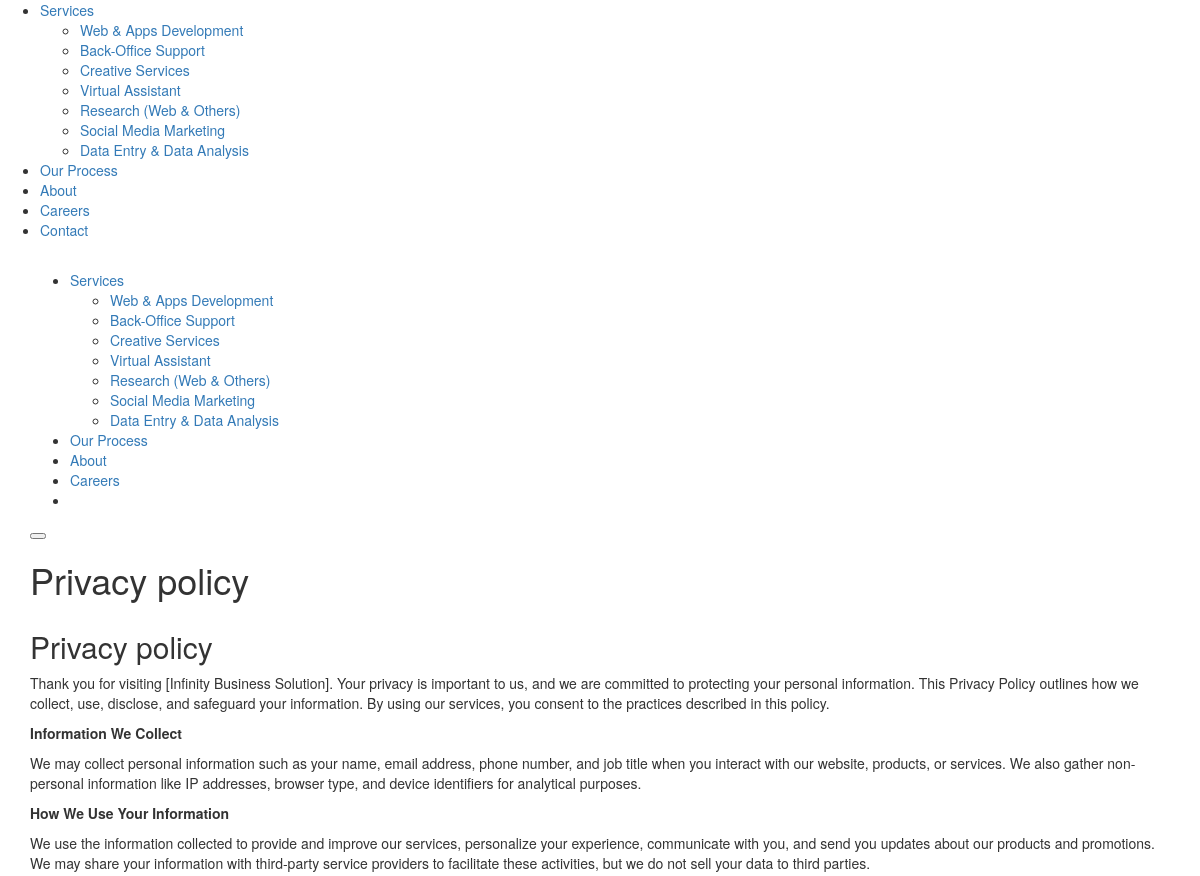
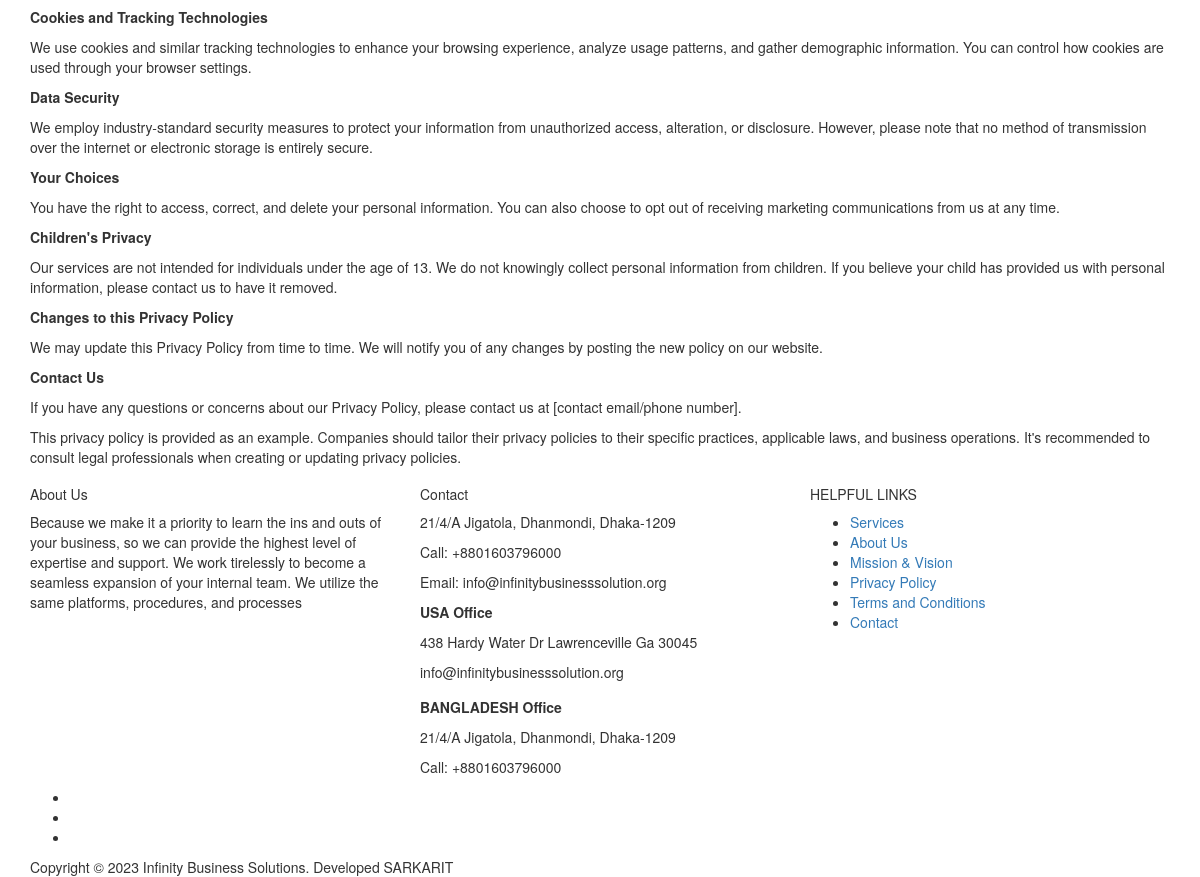
Screenshot of /privacyPolicy.php with the database file from the repository (2 pictures, top to bottom).
### tables this page shows
CREATE TABLE `services` (
  `id` int NOT NULL,
  `title` varchar(255) DEFAULT NULL,
  `photo` varchar(255) DEFAULT NULL,
  `service_color` varchar(255) DEFAULT NULL,
  `short_title` varchar(255) DEFAULT NULL,
  `description` text,
  `activity` int DEFAULT '1',
  `create_at` timestamp NULL DEFAULT CURRENT_TIMESTAMP,
  `update_date` varchar(255) DEFAULT NULL
);

CREATE TABLE `website_setting` (
  `id` int NOT NULL,
  `name` varchar(255) NOT NULL,
  `admin` varchar(255) DEFAULT NULL,
  `url` varchar(255) NOT NULL,
  `mobile` varchar(255) DEFAULT NULL,
  `email` varchar(255) DEFAULT NULL,
  `address` varchar(255) DEFAULT NULL,
  `logo` varchar(255) DEFAULT NULL,
  `copyright` varchar(255) DEFAULT NULL,
  `facebook` varchar(255) DEFAULT NULL,
  `google` varchar(255) DEFAULT NULL,
  `twitter` varchar(255) DEFAULT NULL,
  `instgram` varchar(255) DEFAULT NULL,
  `linkedin` varchar(255) DEFAULT NULL,
  `update_at` varchar(255) DEFAULT NULL
);

CREATE TABLE `pages` (
  `id` int NOT NULL,
  `title` varchar(255) DEFAULT NULL,
  `description` text NOT NULL,
  `photo` varchar(255) DEFAULT NULL,
  `type` int NOT NULL DEFAULT '1',
  `activity` int DEFAULT '1',
  `create_at` timestamp NULL DEFAULT CURRENT_TIMESTAMP,
  `update_date` varchar(255) DEFAULT NULL
);

### privacyPolicy.php (the view, shortened to what this page needs)
<?php
include_once 'include/functions.php';
$query ="SELECT * FROM pages WHERE id = 10";
$results = $mysqli->query($query);
$about = $results->fetch_assoc();
?>
<!DOCTYPE html>
<html lang="en-US">
<?php include ("include/css_file.php"); ?>
	<body>
		<?php include ("include/header.php"); ?>
		<div class="page-head " style="background-image:url('<?php echo $weburl; ?>images/all/terms-and-conditions.png');">
			<div class="inner-desc">
				<div class="container">
					<h1 class="page-title"><?php echo $about['title']; ?></h1>
				</div>
			</div>
		</div>
		<div class="page-holder custom-page-template page-full fullscreen-page clearfix">
			<section class="section-holder">
				<div class="container">
					<div class="row align-items-center">
						<div class="col-lg-12">
							<h2 class="section-heading-title margin-b16"><?php echo $about['title']; ?></h2>
							<p><?php echo $about['description']; ?></p>
						</div>
					</div>
				</div>
			</section>
		</div>
		<?php include ("include/footer.php"); ?>
	</body>
</html>

### include/header.php (shortened to what this page needs)
<div class="mobile-menu-holder">
	<div class="modal-menu-container">
		<ul class="menu-mobile">
			<li class="menu-item menu-item-has-children">
				<a href="<?php echo $weburl; ?>">Services</a>
				<ul class="sub-menu">
					<?php
					global $mysqli;
					$servMenu = $mysqli->prepare("SELECT id, title from services WHERE activity	= 1 ORDER BY id ASC");
					$servMenu->execute();
					$servMenu->bind_result($sid, $sName);
					$servMenu->store_result();
						while ($servMenu->fetch()) {
						$slug = preg_replace('/[^A-Za-z0-9\-]/', '', str_replace(' ', '-', $sName));
					?>
						<li class="menu-item"><a href="<?php echo $weburl; ?>service/<?php echo $sid ?>/<?php echo $slug ?>"> <?php echo $sName; ?></a></li>
					<?php }$servMenu->close();?>
				</ul>
			</li>
			<li class="menu-item"><a href="<?php echo $weburl; ?>ourprocess">Our Process</a></li>
			<li class="menu-item"><a href="<?php echo $weburl; ?>about"> About</a></li>
			<li class="menu-item"><a href="<?php echo $weburl; ?>carrer"> Careers</a></li>
			<li class="menu-item"><a href="<?php echo $weburl; ?>contactus"> Contact</a></li>
		</ul>
	</div>
</div>
<header id="header-bar" class="header-1">
	<div class="container">
		<div class="header-wrap">
			<div class="logo logo-2"><a href="<?php echo $weburl; ?>"><img class="img-fluid" src="<?php echo $weburl; ?>public/upload/<?php echo $webLogo; ?>" alt=""></a></div>
			<div class="nav-holder nav-holder-1">
				<ul class="menu-nav  menu-nav-1">
				<li class="menu-item menu-item-has-children">
					<a href="#">Services</a>
					<ul class="sub-menu">
						<?php
						global $mysqli;
						$servMenu = $mysqli->prepare("SELECT id, title from services WHERE activity	= 1 ORDER BY id ASC");
						$servMenu->execute();
						$servMenu->bind_result($sid, $sName);
						$servMenu->store_result();
							while ($servMenu->fetch()) {
							$slug = preg_replace('/[^A-Za-z0-9\-]/', '', str_replace(' ', '-', $sName));
						?>
						<li class="menu-item"><a href="<?php echo $weburl; ?>service/<?php echo $sid ?>/<?php echo $slug ?>"> <?php echo $sName; ?></a></li>
						<?php }$servMenu->close();?>
					</ul>
				</li>
				<li class="menu-item"><a href="<?php echo $weburl; ?>ourprocess">Our Process</a></li>
				<li class="menu-item"><a href="<?php echo $weburl; ?>about">About</a></li>
				<li class="menu-item"><a href="<?php echo $weburl; ?>carrer">Careers</a></li>
				<li class="menu-item"><a class="component-wrap" style="color: #fff;" href="<?php echo $weburl; ?>contactus">Contact</a></li>
			</ul>
			</div>
			<div class="nav-button-holder"> <button type="button" class="nav-button"> <span class="icon-bar"></span> </button></div>
		</div>
	</div>
</header>

### include/footer.php (shortened to what this page needs)
<footer id="footer-v1">
	<div id="footer-conten" >
		<div class="container">
			<div class="row">
				<div class="col-lg-4" >
					<?php
					$query ="SELECT * FROM pages WHERE id = 20";
					$results = $mysqli->query($query);
					$footer = $results->fetch_assoc();
					?>
					<div class="foo-block">
						<h5 class="widgettitle" >About Us</h5>
						<div class="textwidget">
							<div class="textwidget">
								<p><?php echo $footer['description']; ?></p>
							</div>
						</div>
					</div>
				</div>
				<div class="col-lg-4">
					<div class="foo-block">
						<h5 class="widgettitle">Contact</h5>
						<div class="textwidget">
							<div class="textwidget">
								<p><?php echo $webAddress; ?></p>
								<p>Call: <?php echo $webMobile; ?></p>
								<p>Email: <?php echo $webEmail; ?></p>
								<p style="font-weight: bold; margin: 0 0 10px 0;">USA Office</p>
								<p style="margin: 0 0 10px 0;">438 Hardy Water Dr Lawrenceville Ga 30045</p>
								<p style="margin: 0 0 15px 0;">info@infinitybusinesssolution.org</p>
								<p style="font-weight: bold; margin: 0 0 10px 0;">BANGLADESH Office</p>
								<p style="margin: 0 0 10px 0;">21/4/A Jigatola, Dhanmondi, Dhaka-1209</p>
								<p style="margin: 0 0 10px 0;">Call: +8801603796000</p>
							</div>
						</div>
					</div>
				</div>
				<div class="col-lg-4">
					<div class="foo-block">
						<h5 class="widgettitle">HELPFUL LINKS</h5>
						<div class="textwidget custom-html-widget">
							<ul>
								<li> <a href="<?php echo $weburl; ?>allservice">Services</a></li>
								<li> <a href="<?php echo $weburl; ?>about">About Us</a></li>
								<li> <a href="<?php echo $weburl; ?>mission&vision">Mission & Vision</a></li>
								<li><a href="<?php echo $weburl; ?>privacy-policy">Privacy Policy</a></li>
								<li><a href="<?php echo $weburl; ?>terms-and-conditions">Terms and Conditions</a></li>
								<li><a href="<?php echo $weburl; ?>contactus">Contact</a></li>
							</ul>
						</div>
					</div>
				</div>
			</div>
			<ul class="footer-social alignc">
				<li><a class="social-facebook" href="<?php echo $webFacebook; ?>" target="_blank"><i class="fab fa-facebook-f"></i></a></li>
				<li><a class="social-twitter" href="<?php echo $webTwitter; ?>" target="_blank"><i class="fab fa-twitter"></i></a></li>
				<li><a class="social-linkedin" href="<?php echo $webLinkedin; ?>" target="_blank"><i class="fab fa-linkedin"></i></a></li>
			</ul>
			<div class="foo-copyright alignc">Copyright &copy; 2023 Infinity Business Solutions. Developed SARKARIT</div>
		</div>
	</div>
</footer>

### rows the page displays
services: title "Web & Apps Development"
services: title "Back-Office Support"
services: title "Creative Services"
services: title "Virtual Assistant"
services: title "Research (Web & Others)"
services: title "Social Media Marketing"
services: title "Data Entry & Data Analysis"
website_setting: address "21/4/A Jigatola, Dhanmondi, Dhaka-1209", mobile "+8801603796000", email "info@infinitybusinesssolution.org"
pages: title "Privacy policy", description "Thank you for visiting [Infinity Business Solution]. Your privacy is important to us, and we are committed to protecting your personal information. This Privacy Policy outlines how we collect, use, disclose, and safeguard your information. By using our services, you consent to the practices described in this policy. Information We Collect We may collect personal information such as your name, email address, phone number, and job title when you interact with our website, products, or services. We also gather non-personal information like IP addresses, browser type, and device identifiers for analytical purposes. How We Use Your Information We use the information collected to provide and…"
pages: description "Because we make it a priority to learn the ins and outs of your business, so we can provide the highest level of expertise and support. We work tirelessly to become a seamless expansion of your internal team. We utilize the same platforms, procedures, and processes"
